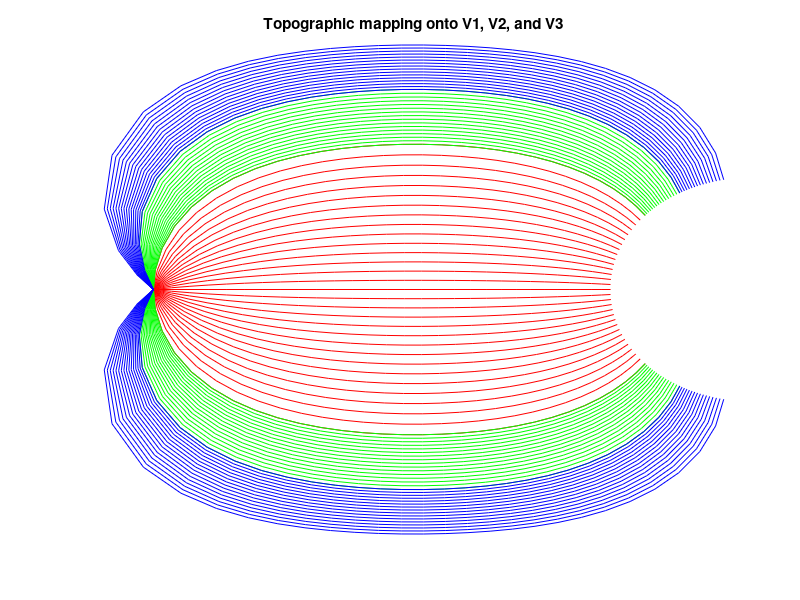

Write MATLAB code to recreate this figure.
%%% global params
k = 15.0;   % global map scale parameter 'k'

a = 0.5;    % global map parameter 'a'
b = 80.0;   % global map parameter 'b'

alpha1 = 1.00; % azimuthal shear in V1
alpha2 = 0.33; % azimuthal shear in V2
alpha3 = 0.25; % azimuthal shear in V3

ecc = 90;   % extent of visual field eccentricity
Necc = 30;  % number of steps in eccentricity
Npol = 32;  % number of steps in polar angle

%%% compute derived shear parameters
phi1 = (pi/2) * ( 1 - alpha1 );
phi2 = (pi/2) * ( 1 - alpha2 );
phi3 = (pi/2) * ( 1 - alpha3 );

%%% build real 'r' and 'theta' coordinate vectors
% create 'r' exponentially spaced in [0, 'ecc']
radius = linspace(log(a), log(ecc+a), Necc)';
r = ( exp(radius) - a );

% build vectors of polar angles relabeled by shearing
theta = [linspace(-pi/2, -eps*1e5, Npol/2),...
        linspace(+eps*1e5, +pi/2, Npol/2)];
    
thetaV1 = (alpha1*theta);
thetaV2 = (alpha2*theta) + ...
          (sign(theta)*(phi2+phi1));
thetaV3 = (alpha3*theta) + ...
          (sign(theta)*(pi-phi1-phi2));
      
%%% compute complex coordinates and mappings
% visual field
z = r*exp(1i*theta);

% Claudio: this approach is reversed.
% Ideally, region=specific shear 
% wedge mapping
zV1 = r*exp(1i*thetaV1);
zV2 = -conj(r*exp(1i*thetaV2));
zV3 = r*exp(1i*thetaV3);

% dipole mapping
wV1 = k*log( (zV1+a)./(zV1+b) ) - k*log(a/b);
wV2 = k*log( (zV2+a)./(zV2+b) ) - k*log(a/b);
wV3 = k*log( (zV3+a)./(zV3+b) ) - k*log(a/b);

% plot
figure;
%subplot(1,2,2);
hold on
plot(wV1,'r');
hold on
plot(wV2,'g');
plot(wV3,'b');
axis image; axis off;
title('Topographic mapping onto V1, V2, and V3');

% figure;
% %subplot(1,2,1);
% hold on
% plot(zV1,'r');
% plot(zV2,'g');
% plot(zV3,'b');
% axis image; axis off;
% title('Wedged hemifield');